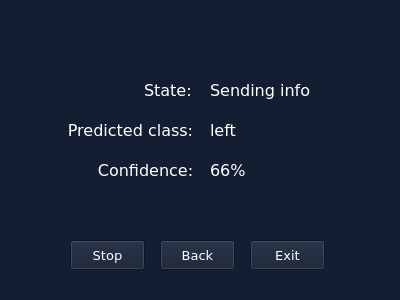
<?xml version="1.0" encoding="UTF-8"?>
<ui version="4.0">
 <class>Form</class>
 <widget class="QWidget" name="Form">
  <property name="geometry">
   <rect>
    <x>0</x>
    <y>0</y>
    <width>400</width>
    <height>300</height>
   </rect>
  </property>
  <property name="minimumSize">
   <size>
    <width>400</width>
    <height>300</height>
   </size>
  </property>
  <property name="maximumSize">
   <size>
    <width>400</width>
    <height>300</height>
   </size>
  </property>
  <property name="windowTitle">
   <string>Form</string>
  </property>
  <property name="styleSheet">
   <string notr="true">background-color: rgb(20, 30, 50);
color: white;
</string>
  </property>
  <widget class="QLabel" name="state_label">
   <property name="geometry">
    <rect>
     <x>144</x>
     <y>80</y>
     <width>51</width>
     <height>20</height>
    </rect>
   </property>
   <property name="font">
    <font>
     <family>Verdana</family>
     <pointsize>12</pointsize>
    </font>
   </property>
   <property name="text">
    <string>State:</string>
   </property>
   <property name="alignment">
    <set>Qt::AlignLeading|Qt::AlignLeft|Qt::AlignVCenter</set>
   </property>
  </widget>
  <widget class="QLabel" name="predicted_class_label">
   <property name="geometry">
    <rect>
     <x>65</x>
     <y>120</y>
     <width>131</width>
     <height>20</height>
    </rect>
   </property>
   <property name="font">
    <font>
     <family>Verdana</family>
     <pointsize>12</pointsize>
    </font>
   </property>
   <property name="text">
    <string>Predicted class:</string>
   </property>
   <property name="alignment">
    <set>Qt::AlignCenter</set>
   </property>
  </widget>
  <widget class="QPushButton" name="start_stop_button">
   <property name="geometry">
    <rect>
     <x>70</x>
     <y>240</y>
     <width>75</width>
     <height>30</height>
    </rect>
   </property>
   <property name="font">
    <font>
     <family>Verdana</family>
     <pointsize>10</pointsize>
    </font>
   </property>
   <property name="text">
    <string>Stop</string>
   </property>
  </widget>
  <widget class="QPushButton" name="back_button">
   <property name="geometry">
    <rect>
     <x>160</x>
     <y>240</y>
     <width>75</width>
     <height>30</height>
    </rect>
   </property>
   <property name="font">
    <font>
     <family>Verdana</family>
     <pointsize>10</pointsize>
    </font>
   </property>
   <property name="text">
    <string>Back</string>
   </property>
  </widget>
  <widget class="QPushButton" name="exit_button">
   <property name="geometry">
    <rect>
     <x>250</x>
     <y>240</y>
     <width>75</width>
     <height>30</height>
    </rect>
   </property>
   <property name="font">
    <font>
     <family>Verdana</family>
     <pointsize>10</pointsize>
    </font>
   </property>
   <property name="text">
    <string>Exit</string>
   </property>
  </widget>
  <widget class="QLabel" name="state">
   <property name="geometry">
    <rect>
     <x>210</x>
     <y>80</y>
     <width>111</width>
     <height>20</height>
    </rect>
   </property>
   <property name="font">
    <font>
     <family>Verdana</family>
     <pointsize>12</pointsize>
    </font>
   </property>
   <property name="text">
    <string>Sending info</string>
   </property>
   <property name="alignment">
    <set>Qt::AlignLeading|Qt::AlignLeft|Qt::AlignVCenter</set>
   </property>
  </widget>
  <widget class="QLabel" name="predicted_class">
   <property name="geometry">
    <rect>
     <x>210</x>
     <y>120</y>
     <width>81</width>
     <height>20</height>
    </rect>
   </property>
   <property name="font">
    <font>
     <family>Verdana</family>
     <pointsize>12</pointsize>
    </font>
   </property>
   <property name="text">
    <string>left</string>
   </property>
   <property name="alignment">
    <set>Qt::AlignLeading|Qt::AlignLeft|Qt::AlignVCenter</set>
   </property>
  </widget>
  <widget class="QLabel" name="confidence_label">
   <property name="geometry">
    <rect>
     <x>90</x>
     <y>160</y>
     <width>111</width>
     <height>20</height>
    </rect>
   </property>
   <property name="font">
    <font>
     <family>Verdana</family>
     <pointsize>12</pointsize>
    </font>
   </property>
   <property name="text">
    <string>Confidence:</string>
   </property>
   <property name="alignment">
    <set>Qt::AlignCenter</set>
   </property>
  </widget>
  <widget class="QLabel" name="confidence">
   <property name="geometry">
    <rect>
     <x>210</x>
     <y>160</y>
     <width>81</width>
     <height>20</height>
    </rect>
   </property>
   <property name="font">
    <font>
     <family>Verdana</family>
     <pointsize>12</pointsize>
    </font>
   </property>
   <property name="text">
    <string>66%</string>
   </property>
   <property name="alignment">
    <set>Qt::AlignLeading|Qt::AlignLeft|Qt::AlignVCenter</set>
   </property>
  </widget>
 </widget>
 <resources/>
 <connections/>
</ui>
